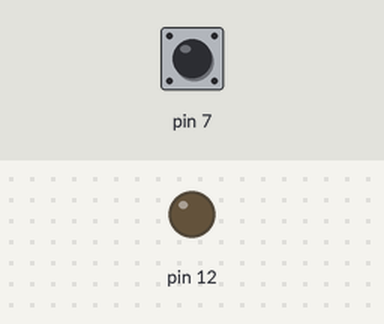
Bench run of a sketch on a simulated Arduino Uno, built with avr-gcc and run on an emulated ATmega328P. On the bench: output pins drawn as LEDs (lit = HIGH). The test bench sets the inputs (shaded band); at power-on: pin 7 HIGH.

Above: at 1.2 s.
1.3 s: pin 7 pulled LOW for 0.15 s
At 1.37 s:
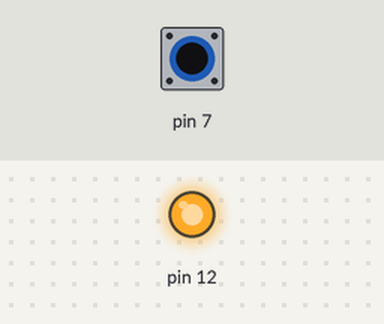
2.9 s: pin 7 pulled LOW for 3.2 s
At 6.5 s:
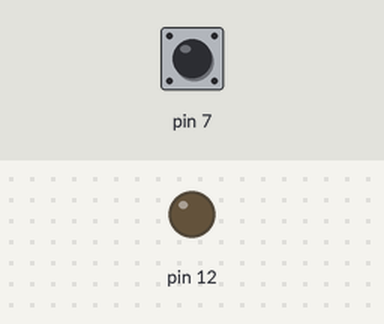
Timing chart, 0 to 8.0 s (numbered marks = the images above; inputs shaded):
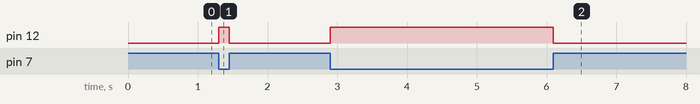

Measured:
- after the input at 1.3 s, pin 12: LOW → HIGH at once, → LOW 0.15 s later
- after the input at 2.9 s, pin 12: LOW → HIGH at once, → LOW 3.2 s later

The sketch:

a1.ino
```cpp
void setup() {
  // put your setup code here, to run once:
  pinMode(7,INPUT_PULLUP);
  pinMode(12,OUTPUT);
}

void loop() {
  // put your main code here, to run repeatedly:
  digitalWrite(12,!digitalRead(7));
}
```
